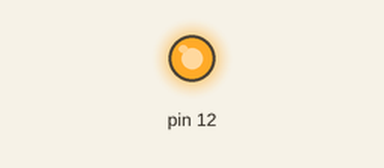
The sketch below on a simulated Arduino Uno, built with avr-gcc and run on an emulated ATmega328P. On the bench: output pins drawn as LEDs (lit = HIGH).

Above: at 1.2 s.
At 3.7 s:
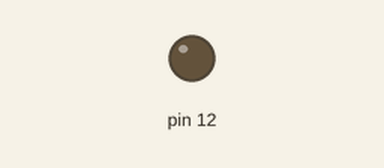
Timing chart, 0 to 6.5 s (numbered marks = the images above):
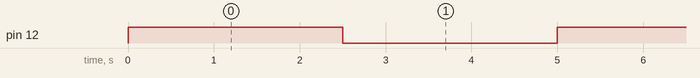

The sketch:

xitkj2011.ino
```cpp
void setup() {

  pinMode(12, OUTPUT);
}


void loop() {
  digitalWrite(12, HIGH);
  delay(2500);
  digitalWrite(12, LOW);
  delay(2500);
}
```

Measured:
- by itself, pin 12: alternates HIGH for 2.5 s and LOW for 2.5 s
